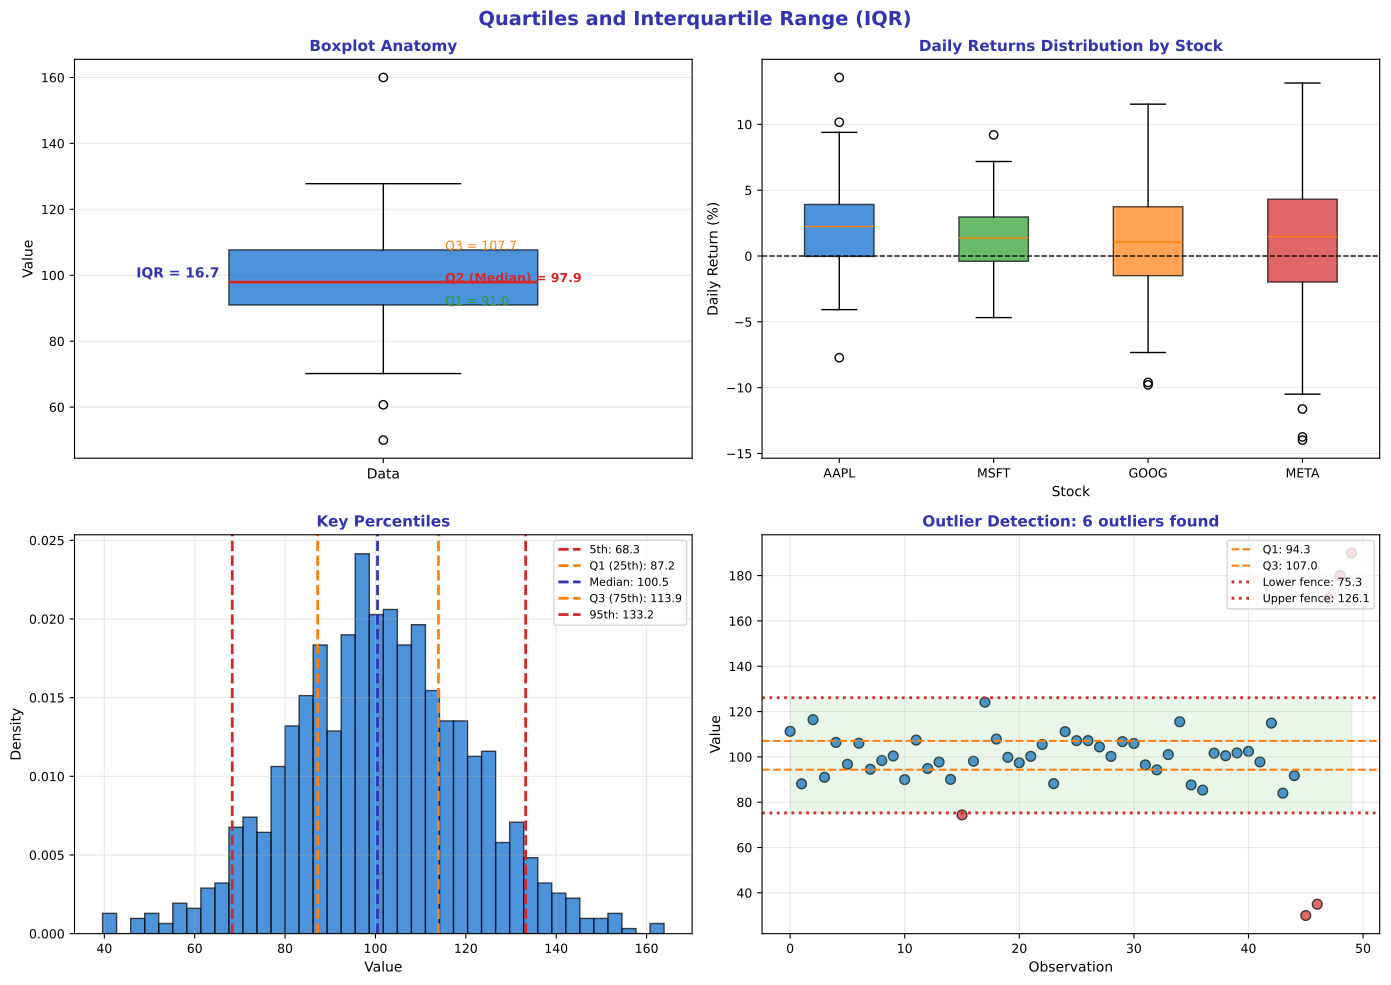

Write Python code to recreate this figure.
"""Quartiles and IQR - Boxplot fundamentals"""
import matplotlib.pyplot as plt
import numpy as np
from pathlib import Path

plt.rcParams.update({
    'font.size': 10,
    'axes.labelsize': 10,
    'axes.titlesize': 11,
    'xtick.labelsize': 9,
    'ytick.labelsize': 9,
    'legend.fontsize': 9,
    'figure.figsize': (10, 6),
    'figure.dpi': 150
})

MLPURPLE = '#3333B2'
MLLAVENDER = '#ADADE0'
MLBLUE = '#0066CC'
MLORANGE = '#FF7F0E'
MLGREEN = '#2CA02C'
MLRED = '#D62728'

np.random.seed(42)

fig, axes = plt.subplots(2, 2, figsize=(14, 10))
fig.suptitle('Quartiles and Interquartile Range (IQR)', fontsize=14, fontweight='bold', color=MLPURPLE)

# Plot 1: Quartile explanation with boxplot anatomy
ax1 = axes[0, 0]
data = np.concatenate([np.random.normal(100, 15, 95), [50, 160]])  # With outliers
bp = ax1.boxplot(data, vert=True, patch_artist=True, widths=0.5)
bp['boxes'][0].set_facecolor(MLBLUE)
bp['boxes'][0].set_alpha(0.7)
bp['medians'][0].set_color(MLRED)
bp['medians'][0].set_linewidth(2)

# Annotate quartiles
q1, q2, q3 = np.percentile(data, [25, 50, 75])
ax1.annotate(f'Q1 = {q1:.1f}', xy=(1.1, q1), fontsize=9, color=MLGREEN)
ax1.annotate(f'Q2 (Median) = {q2:.1f}', xy=(1.1, q2), fontsize=9, color=MLRED, fontweight='bold')
ax1.annotate(f'Q3 = {q3:.1f}', xy=(1.1, q3), fontsize=9, color=MLORANGE)
ax1.annotate(f'IQR = {q3-q1:.1f}', xy=(0.6, (q1+q3)/2), fontsize=10, color=MLPURPLE, fontweight='bold')

ax1.set_title('Boxplot Anatomy', fontsize=11, fontweight='bold', color=MLPURPLE)
ax1.set_ylabel('Value', fontsize=10)
ax1.set_xticklabels(['Data'], fontsize=10)
ax1.grid(axis='y', alpha=0.3)

# Plot 2: Multiple stocks comparison
ax2 = axes[0, 1]
stocks = {
    'AAPL': np.random.normal(2, 3, 252),
    'MSFT': np.random.normal(1.5, 2.5, 252),
    'GOOG': np.random.normal(1, 4, 252),
    'META': np.random.normal(0.5, 5, 252),
}
colors = [MLBLUE, MLGREEN, MLORANGE, MLRED]
bp = ax2.boxplot([stocks[s] for s in stocks], patch_artist=True, labels=stocks.keys())
for patch, color in zip(bp['boxes'], colors):
    patch.set_facecolor(color)
    patch.set_alpha(0.7)

ax2.axhline(0, color='black', linestyle='--', linewidth=1)
ax2.set_title('Daily Returns Distribution by Stock', fontsize=11, fontweight='bold', color=MLPURPLE)
ax2.set_xlabel('Stock', fontsize=10)
ax2.set_ylabel('Daily Return (%)', fontsize=10)
ax2.grid(axis='y', alpha=0.3)

# Plot 3: Percentiles visualization
ax3 = axes[1, 0]
data = np.random.normal(100, 20, 1000)
ax3.hist(data, bins=40, density=True, alpha=0.7, color=MLBLUE, edgecolor='black')

percentiles = [5, 25, 50, 75, 95]
colors = [MLRED, MLORANGE, MLPURPLE, MLORANGE, MLRED]
labels = ['5th', 'Q1 (25th)', 'Median', 'Q3 (75th)', '95th']

for p, c, l in zip(percentiles, colors, labels):
    val = np.percentile(data, p)
    ax3.axvline(val, color=c, linewidth=2, linestyle='--', label=f'{l}: {val:.1f}')

ax3.set_title('Key Percentiles', fontsize=11, fontweight='bold', color=MLPURPLE)
ax3.set_xlabel('Value', fontsize=10)
ax3.set_ylabel('Density', fontsize=10)
ax3.legend(fontsize=8, loc='upper right')
ax3.grid(alpha=0.3)

# Plot 4: Outlier detection with IQR
ax4 = axes[1, 1]
data = np.concatenate([np.random.normal(100, 10, 45), [30, 35, 170, 180, 190]])  # Add outliers
q1, q3 = np.percentile(data, [25, 75])
iqr = q3 - q1
lower_bound = q1 - 1.5 * iqr
upper_bound = q3 + 1.5 * iqr

outliers = (data < lower_bound) | (data > upper_bound)
normal = ~outliers

ax4.scatter(range(len(data)), data, c=[MLRED if o else MLBLUE for o in outliers],
            s=50, alpha=0.7, edgecolors='black')

ax4.axhline(q1, color=MLORANGE, linestyle='--', linewidth=1.5, label=f'Q1: {q1:.1f}')
ax4.axhline(q3, color=MLORANGE, linestyle='--', linewidth=1.5, label=f'Q3: {q3:.1f}')
ax4.axhline(lower_bound, color=MLRED, linestyle=':', linewidth=2, label=f'Lower fence: {lower_bound:.1f}')
ax4.axhline(upper_bound, color=MLRED, linestyle=':', linewidth=2, label=f'Upper fence: {upper_bound:.1f}')

ax4.fill_between(range(len(data)), lower_bound, upper_bound, alpha=0.1, color=MLGREEN)

ax4.set_title(f'Outlier Detection: {sum(outliers)} outliers found', fontsize=11,
              fontweight='bold', color=MLPURPLE)
ax4.set_xlabel('Observation', fontsize=10)
ax4.set_ylabel('Value', fontsize=10)
ax4.legend(fontsize=8, loc='upper right')
ax4.grid(alpha=0.3)

plt.tight_layout()
plt.savefig(Path(__file__).parent / 'chart.pdf', dpi=300, bbox_inches='tight')
plt.close()
